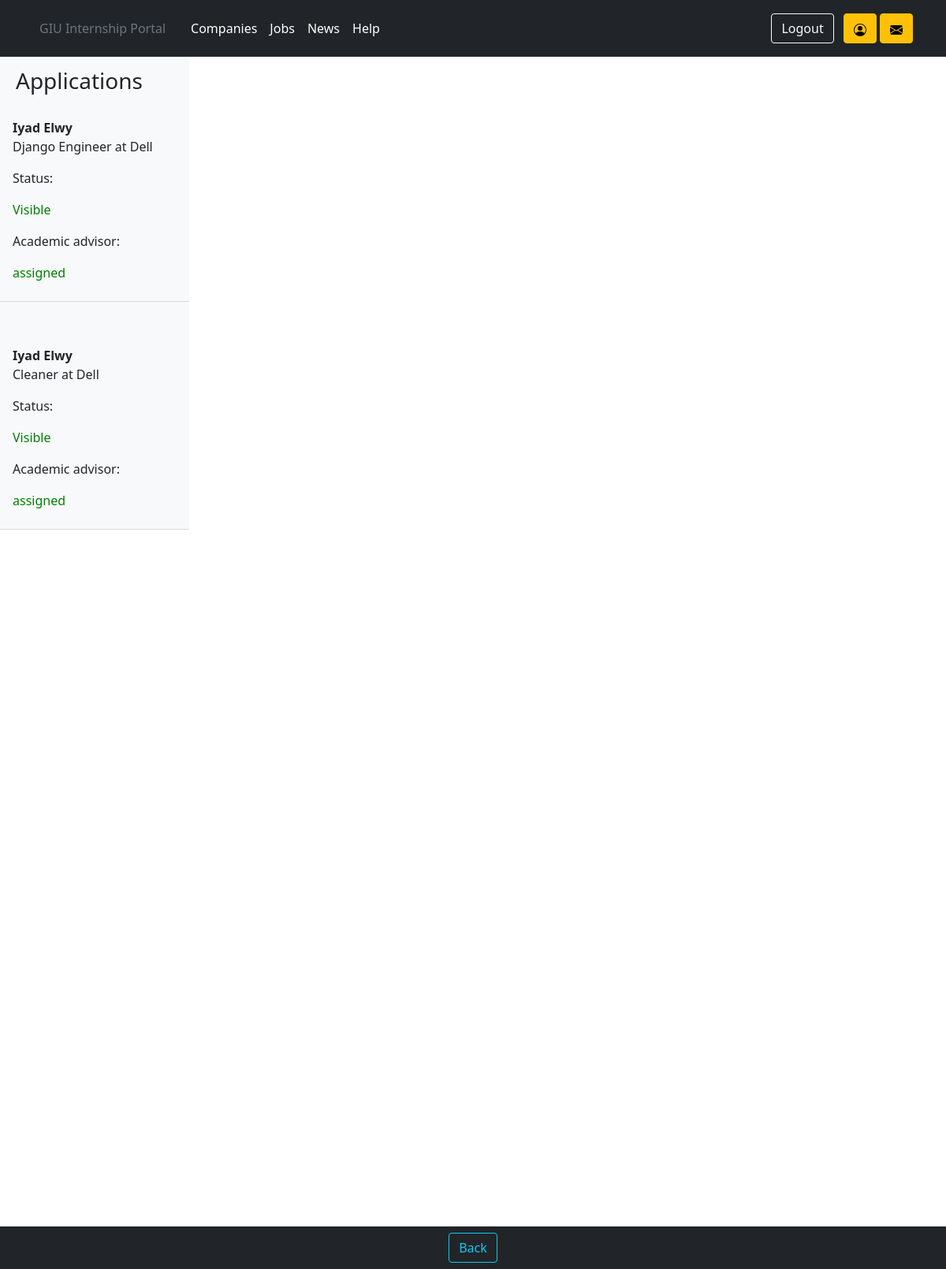
Screenshot of /users/careerofficeecoordinator/13/careeroc_portal/applications/ (signed in) with the database file from the repository.
### portal/models.py (models this page shows, shortened)
class Application(models.Model):
    job_type_ch = (
        ('In review', 'In review'),
        ('Accepted', 'Accepted'),
        ('Rejected', 'Rejected'),
    )
    application_id = models.AutoField(primary_key=True)
    student_id = models.ForeignKey(user_models.Student, on_delete=models.CASCADE)
    job_id = models.ForeignKey(Job, on_delete=models.CASCADE)
    application_status = models.CharField(max_length=20, default='In review', blank=True, choices=job_type_ch)
    visibility_for_employer = models.BooleanField(default=False, blank=True)
    application_date = models.DateField(default=django.utils.timezone.now, blank=True)
    has_ended = models.BooleanField(default=False, blank=True)
    has_started = models.BooleanField(default=False, blank=True)
    confirm = models.BooleanField(default=False, blank=True)
    class Meta:
        unique_together = (('student_id', 'job_id'),)

class Job(models.Model):
    fac_choices = (
        ('Engineering', 'Engineering'),
        ('Computer Science', 'Computer Science'),
        ('Business', 'Business'),
        ('Design', 'Design'),
        ('Architecture', 'Architecture'),
        ('Biotechnology', 'Biotechnology'),
        ('Pharmaceutical', 'Pharmaceutical')
    )
    sem_choices = (
        (1, 1),
        (2, 2),
        (3, 3),
        (4, 4),
        (5, 5),
        (6, 6),
        (7, 7),
        (8, 8),
        (9, 9),
        (10, 10),
        (11, 11),
        (12, 12),
    )
    job_type_ch = (
        ('Industrial Internship', 'Industrial Internship'),
        ('Other', 'Other'),
    )
    job_id = models.AutoField(primary_key=True)
    title = models.CharField(max_length=30)
    job_description = models.TextField(max_length=1000)
    department = models.CharField(max_length=20)
    job_start_date = models.DateField()
    job_end_date = models.DateField()
    application_deadline = models.DateField()
    num_of_available_internships = models.PositiveIntegerField()
    salary_range = models.CharField(max_length=20)
    qualifications = models.TextField(max_length=500)
    job_location = models.CharField(max_length=20)
    application_link = models.CharField(max_length=50, null=True, blank=True)
    application_email = models.CharField(max_length=50, null=True, blank=True)
    job_type = models.CharField(max_length=30, choices=job_type_ch)
    employer_id = models.ForeignKey(user_models.Employer, on_delete=models.CASCADE)
    allowed_faculties = models.TextField(max_length=300, choices=fac_choices)
    required_semesters = models.IntegerField(max_length=20, choices=sem_choices)
    aa_id = models.ForeignKey(user_models.AcademicAdvisor, null=True, blank=True, on_delete=models.DO_NOTHING)
    visibility_fac_rep = models.BooleanField(default=False, blank=True)
    visibility_admin = models.BooleanField(default=False, blank=True, verbose_name='Visibility')
    active_student = models.OneToOneField(user_models.Student, null=True, blank=True, on_delete=models.DO_NOTHING)
    post_is_up = models.BooleanField(default=True, verbose_name='Visible')

### users/models.py (models this page shows, shortened)
class Student(models.Model):
    sem_choices = (
        (1, 1),
        (2, 2),
        (3, 3),
        (4, 4),
        (5, 5),
        (6, 6),
        (7, 7),
        (8, 8),
        (9, 9),
        (10, 10),
        (11, 11),
        (12, 12),
    )
    fac_choices = (
        ('Engineering', 'Engineering'),
        ('Computer Science', 'Computer Science'),
        ('Business', 'Business'),
        ('Design', 'Design'),
        ('Architecture', 'Architecture'),
        ('Biotechnology', 'Biotechnology'),
        ('Pharmaceutical', 'Pharmaceutical')
    )
    user = models.OneToOneField(User, on_delete=models.CASCADE, primary_key=True)
    middle_name = models.CharField(max_length=20)
    student_university_id = models.PositiveIntegerField()
    birthdate = models.DateField()
    semester = models.IntegerField(choices=sem_choices)
    faculty = models.CharField(max_length=20, choices=fac_choices)
    major = models.CharField(max_length=20)
    gpa = models.DecimalField(decimal_places=2, max_digits=3)
    student_address = models.CharField(max_length=10)
    has_cv = models.BooleanField(default=False, blank=True)
    cover_letter = models.TextField(max_length=1000, default='', blank=True)
    is_in_job = models.BooleanField(default=False)
    current_aa = models.ForeignKey(AcademicAdvisor, on_delete=models.DO_NOTHING, null=True, blank=True)

class User(AbstractUser):
    is_student = models.BooleanField(default=False)
    is_employer = models.BooleanField(default=False)
    is_admin = models.BooleanField(default=False)
    is_faculty_representative = models.BooleanField(default=False)
    is_academic_advisor = models.BooleanField(default=False)
    is_career_office_coordinator = models.BooleanField(default=False)
    password = models.CharField(null=True, blank=True, max_length=500)

class Employer(models.Model):
    user = models.OneToOneField(User, on_delete=models.CASCADE, primary_key=True)
    company_name = models.CharField(max_length=20)
    employer_address = models.CharField(max_length=200)
    phone_number = models.CharField(max_length=20)
    fax_number = models.CharField(max_length=50, null=True, blank=True)
    website = models.CharField(max_length=50)
    type_of_business = models.CharField(max_length=50)
    establishment_year = models.DateField()
    country_of_origin = models.CharField(max_length=20)
    industry = models.CharField(max_length=20)
    number_of_current_employees = models.PositiveIntegerField(null=True, blank=True)
    products_or_services = models.CharField(max_length=30)
    company_logo = models.ImageField(upload_to=str(settings.MEDIA_ROOT) + '/company_images/', blank=True, null=True,
                                     default='company_images/default.png', max_length=1000)

### portal/views.py (the view)
# urls.py: path('applications/', views.CocShowApplications.as_view(), name='coc_show_applications'),
class CocShowApplications(LoginRequiredMixin, UserPassesTestMixin, ListView):
    model = Application
    template_name = 'portal/coc_views_application.html'
    context_object_name = 'coc_views_application'
    login_url = 'login'
    def get_context_data(self, **kwargs):
        context = super(CocShowApplications, self).get_context_data(**kwargs)
        convo = Conversation.objects.filter(Q(user1=self.request.user) | Q(user2=self.request.user))
        if convo.exists():
            context['exists'] = True
        else:
            context['exists'] = False
        return context
    def test_func(self):
        return self.request.user.is_career_office_coordinator

### templates/portal/coc_views_application.html (shortened to what this page needs)
{% extends 'userprofiles/careerofc_profile.html' %}
{% load static %}
{% block navitems %}
    <button onclick="history.back()" class="btn btn-outline-info ml-2" type="button">Back</button>
{% endblock navitems %}
{% block header_block %}
    <link rel="stylesheet" href="{% static 'css/employerViewsApplications.css' %}">
{% endblock header_block %}
{% block profile_body %}
    <div class="d-flex" id="wrapper" style="overflow-y: scroll;height: 600px;">
        <div class="bg-light border-right vh-100" id="sidebar-wrapper">
            <div class="sidebar-heading">
                <strong><h3>Applications</h3></strong>
            </div>
            <div class="list-group list-group-flush overflow-auto h-100">
                {% if coc_views_application %}
                    {% for application in coc_views_application %}
                        <a href="#" id="application-sidebar-item" class="list-group-item
                    list-group-item-action
                    bg-light side_item">
                            <strong>{{ application.student_id.user.first_name }} {{ application.student_id.user.last_name }}</strong>
                            <p>{{ application.job_id.title }} at {{ application.job_id.employer_id.company_name }}</p>
                            {% if  application.visibility_for_employer == True %}
                                <p>Status:<p style="color: green">Visible</p>
                            {% else %}
                                <p>Status: <p style="color: darkred">Not visible</p>
                            {% endif %}
                            {% if application.job_id.aa_id %}
                                <p>Academic advisor: <p style="color:green;">assigned</p>
                            {% else %}
                                <p>Academic advisor: <p style="color:darkred;">unassigned</p>
                            {% endif %}
                        </a>
                        <br>
                        <br>
                    {% endfor %}
                    </div>
                    </div>
                {% endif %}
    </div>
{% endblock profile_body %}

### static/css/employerViewsApplications.css (style rules this page uses)
body { overflow-x: hidden; }
#sidebar-wrapper { min-height: 100vh; margin-left: -15rem; -webkit-transition: margin .25s ease-out; -moz-transition: margin .25s ease-out; -o-transition: margin .25s ease-out; transition: margin .25s ease-out; }
#sidebar-wrapper .sidebar-heading { padding: 0.875rem 1.25rem; font-size: 1.2rem; }
#sidebar-wrapper .list-group { width: 15rem; }
@media (min-width: 768px) { #sidebar-wrapper { margin-left: 0; } }

### rows the page displays
Application: student_id.user.first_name "Iyad", student_id.user.last_name "Elwy", job_id "Django Engineer", job_id.employer_id.company_name "Dell", shows "Status:", visibility_for_employer "Visible", shows "Academic advisor:"
Application: student_id.user.first_name "Iyad", student_id.user.last_name "Elwy", job_id "Cleaner", job_id.employer_id.company_name "Dell", shows "Status:", visibility_for_employer "Visible", shows "Academic advisor:"
